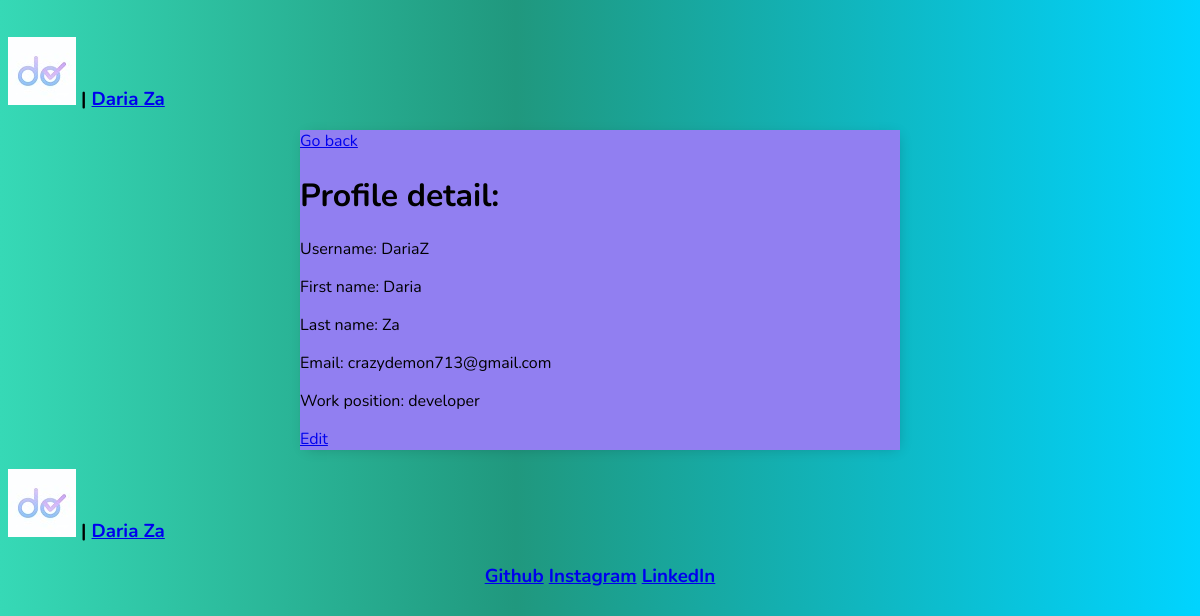
Screenshot of /account/profile/ (signed in) with the database file from the repository.
### account/models.py (models this page shows)
class CustomizeUser(AbstractUser):
    work_position = models.CharField(max_length=50, blank=False)
    email_confirmed = models.BooleanField(default=False)

### account/views.py (the view)
# urls.py: path('profile/', ProfileDetailView.as_view(), name='profile'),
class ProfileDetailView(LoginRequiredMixin, DetailView):
    model = CustomizeUser
    context_object_name = 'profile'
    template_name = 'account/profile.html'
    def get_object(self, queryset=None):
        return self.model.objects.get(pk=self.request.user.pk)

### account/templates/account/profile.html (shortened to what this page needs)
<!DOCTYPE html>
<html lang="en">
<head>
{% extends 'task_application/base.html' %}
{% block content %}
</head>
<body>
<a href="{% url 'tasks' %}"> Go back</a>
<h1>Profile detail:</h1>
    <p>Username: {{profile.username}}</p>
    <p>First name: {{profile.first_name}}</p>
    <p>Last name: {{profile.last_name}}</p>
    <p>Email: {{profile.email}}</p>
    <p>Work position: {{profile.work_position}}</p>
<a href="{% url 'profile_update' %}">Edit</a>
</body>
</html>
{% endblock content %}

### task_application/templates/task_application/base.html (shortened to what this page needs)
<!DOCTYPE html>
{% load static %}
<html lang="en">
<head>
</head>
<body>
<header>
    <h3 align="left"><a href="{% url 'main_page' %}"> <img src="{% static "images/logo.png" %}" alt="logo"/></a> |
        {% if user.is_authenticated %}
            <a href="{% url 'profile' %}">{{user.get_full_name}}</a>
        {% endif %}
    </h3>
</header>
    <div class="container">
        {% block content %}
        {% endblock content %}
<footer>
    <h3 align="left"><a href="{% url 'main_page' %}"> <img src="{% static "images/logo.png" %}" alt="logo"/></a> |
        {% if user.is_authenticated %}
            <a href="{% url 'profile' %}">{{user.get_full_name}}</a>
        {% endif %}
    </h3>
    <h3 align="center">
        <a href="https://github.com/DemiLar/DemiLar">Github</a>
        <a href="https://www.instagram.com/laren_713/">Instagram</a>
        <a href="https://www.linkedin.com/in/daria-zaspenko-4a2ab3223/">LinkedIn</a>
    </h3>
</footer>
</body>
</html>

### task_application/templates/task_application/base.html (style rules this page uses)
body { background: rgb(54,217,182); background: linear-gradient(90deg, rgba(54,217,182,1) 0%, rgba(32,152,126,1) 43%, rgba(0,212,255,1) 100%); font-family: 'Nunito', sans-serif; padding-top: 10px; }
.container { max-width:600px; margin: auto; background-color: #917FF1; -webkit-box-shadow: 2px 2px 13px -4px rgba(0,0,0,0.21); box-shadow: 2px 2px 13px -4px rgba(0,0,0,0.21); }

### rows the page displays
CustomizeUser: get_full_name "Daria Za", username "DariaZ", first_name "Daria", last_name "Za", email "crazydemon713@gmail.com", work_position "developer"
